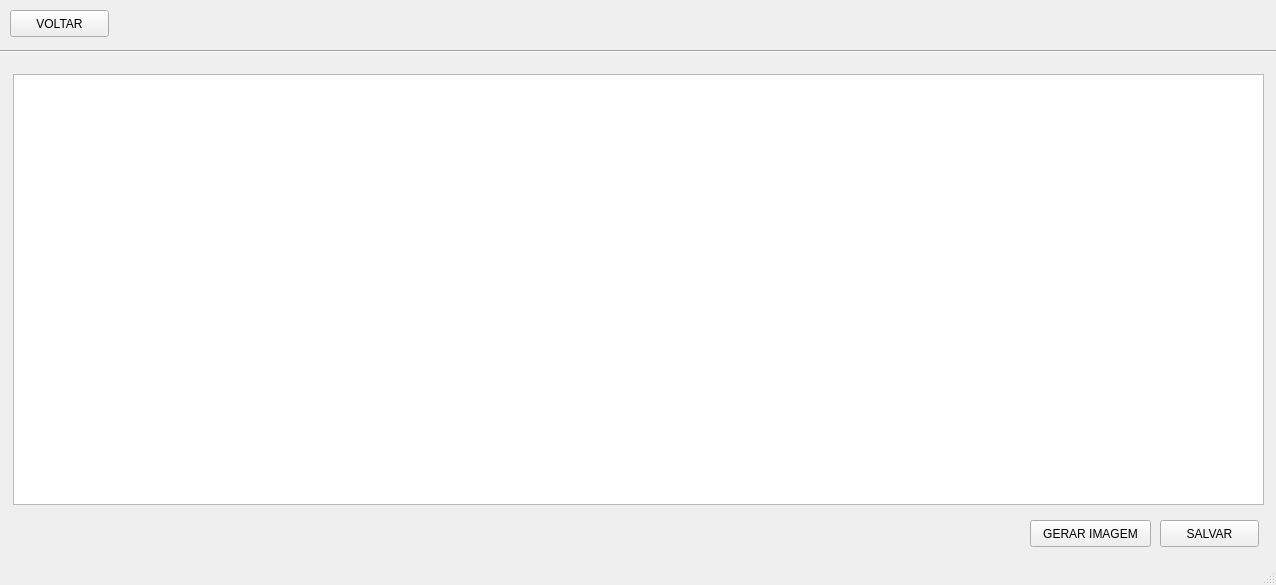
<?xml version="1.0" encoding="UTF-8"?>
<ui version="4.0">
 <class>Tela_Resultado</class>
 <widget class="QMainWindow" name="Tela_Resultado">
  <property name="geometry">
   <rect>
    <x>0</x>
    <y>0</y>
    <width>1276</width>
    <height>585</height>
   </rect>
  </property>
  <property name="windowTitle">
   <string>MainWindow</string>
  </property>
  <widget class="QWidget" name="centralwidget">
   <widget class="QTextEdit" name="setar_resultado">
    <property name="geometry">
     <rect>
      <x>13</x>
      <y>74</y>
      <width>1251</width>
      <height>431</height>
     </rect>
    </property>
    <property name="readOnly">
     <bool>true</bool>
    </property>
   </widget>
   <widget class="QPushButton" name="botao_voltar">
    <property name="geometry">
     <rect>
      <x>10</x>
      <y>10</y>
      <width>99</width>
      <height>27</height>
     </rect>
    </property>
    <property name="text">
     <string>VOLTAR</string>
    </property>
    <property name="icon">
     <iconset>
      <normaloff>../images/voltar.png</normaloff>../images/voltar.png</iconset>
    </property>
   </widget>
   <widget class="Line" name="line">
    <property name="geometry">
     <rect>
      <x>0</x>
      <y>50</y>
      <width>1276</width>
      <height>3</height>
     </rect>
    </property>
    <property name="orientation">
     <enum>Qt::Horizontal</enum>
    </property>
   </widget>
   <widget class="QPushButton" name="botao_salvar">
    <property name="geometry">
     <rect>
      <x>1160</x>
      <y>520</y>
      <width>99</width>
      <height>27</height>
     </rect>
    </property>
    <property name="text">
     <string>SALVAR</string>
    </property>
   </widget>
   <widget class="QPushButton" name="bota_gerar_imagem">
    <property name="geometry">
     <rect>
      <x>1030</x>
      <y>520</y>
      <width>121</width>
      <height>27</height>
     </rect>
    </property>
    <property name="text">
     <string>GERAR IMAGEM</string>
    </property>
   </widget>
  </widget>
  <widget class="QMenuBar" name="menubar">
   <property name="geometry">
    <rect>
     <x>0</x>
     <y>0</y>
     <width>1276</width>
     <height>25</height>
    </rect>
   </property>
  </widget>
  <widget class="QStatusBar" name="statusbar"/>
 </widget>
 <resources/>
 <connections/>
</ui>
